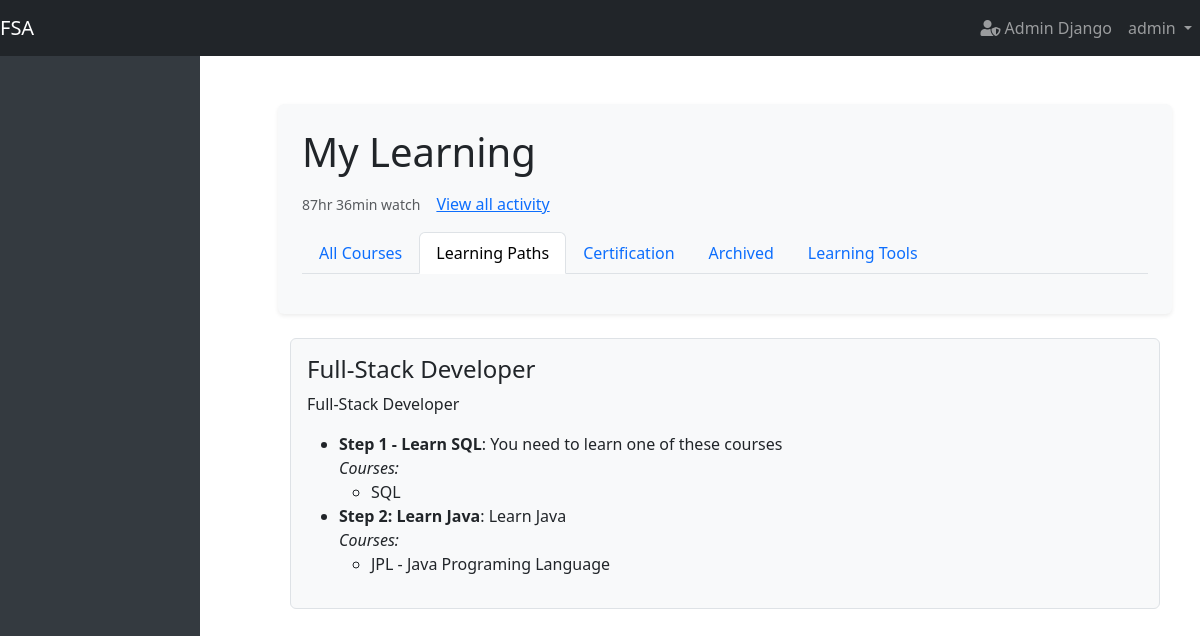
Screenshot of /mylearning/learning-paths/ (signed in) with the database file from the repository.
### user/models.py (models this page shows)
class User(AbstractUser):
    date_joined = models.DateTimeField(auto_now_add=True)
    training_programs = models.ManyToManyField(TrainingProgram, blank=True)
    modules = models.ManyToManyField(Module, related_name='assigned_users', blank=True)
    groups = models.ManyToManyField(
        Group,
        blank=True,
        help_text='The groups this user belongs to.',
        verbose_name='groups',
        related_name='custom_user_groups',
    )
    user_permissions = models.ManyToManyField(
        Permission,
        blank=True,
        help_text='Specific permissions for this user.',
        verbose_name='user permissions',
        related_name='custom_user_permissions',
    )

### learning_path/models.py (models this page shows, shortened)
class LearningPath(models.Model):
    title = models.CharField(max_length=255)
    description = models.TextField(blank=True, null=True)
    creator = models.ForeignKey(settings.AUTH_USER_MODEL, on_delete=models.SET_NULL, null=True, blank=True)
    recommended_count = models.IntegerField(default=0)  # Added recommended_count field
    enrolled_users = models.ManyToManyField(settings.AUTH_USER_MODEL, related_name='enrolled_learning_paths', blank=True)  # Added ManyToManyField for enrolled users

class Step(models.Model):
    title = models.CharField(max_length=255)
    description = models.TextField(blank=True, null=True)
    sequence = models.PositiveIntegerField()  # This defines the order of steps
    learning_path = models.ForeignKey(LearningPath, related_name='steps', on_delete=models.CASCADE)
    courses = models.ManyToManyField(Course, related_name='steps', blank=True)
    class Meta:
        ordering = ['sequence']  # Automatically order steps by their sequence number

### course/models.py (models this page shows, shortened)
class Course(models.Model):
    course_name = models.CharField(max_length=255, unique=True)
    course_code = models.CharField(max_length=20, unique=True, blank=True, null=True)
    description = models.TextField(blank=True, null=True)
    creator = models.ForeignKey(settings.AUTH_USER_MODEL, on_delete=models.SET_NULL, null=True, blank=True, related_name='created_courses')
    instructor = models.ForeignKey(settings.AUTH_USER_MODEL, on_delete=models.SET_NULL, null=True, blank=True, related_name='taught_courses')
    published = models.BooleanField(default=True)
    prerequisites = models.ManyToManyField('self', symmetrical=False, blank=True, related_name='is_prerequisite_for')
    tags = models.ManyToManyField('Tag', blank=True, related_name='courses')
    image = models.ImageField(upload_to='course_images/', null=True, blank=True)

### mylearning/views.py (the view)
# urls.py: path('learning-paths/', learning_paths, name='learning_paths'),  # This will be accessed at /mylearning/learning-paths/
def learning_paths(request):
    learning_paths = LearningPath.objects.filter(creator=request.user)  # Fetching learning paths for the logged-in user
    return render(request, 'learningPaths.html', {'learning_paths': learning_paths})

### mylearning/templates/learningPaths.html (shortened to what this page needs)
{% extends "base.html" %}
{% load static %}
{% block content %}
<link rel="stylesheet" type="text/css" href="{% static 'mylearning.css' %}">
<div class="container bg-light my-4 p-4 rounded shadow-sm">
    <h1 class="mb-3">My Learning</h1>
    <div class="d-flex align-items-center">
        <p class="me-2 text-muted mb-0">
            <small>87hr 36min watch</small>
        </p>
        <a href="#" class="link-primary ms-2">View all activity</a>
    </div>
    {% include "mylearning_tabs.html" %}
</div>
<main class="container">
    <div class="row">
        {% for path in learning_paths %}
            <div class="col-md-12 mb-4">
                <div class="path-content p-3 border rounded bg-light">
                    <h4>{{ path.title }}</h4>
                    <p>{{ path.description }}</p>
                    {% if path.steps.all %}
                        <ul>
                            {% for step in path.steps.all %}
                                <li>
                                    <strong>{{ step.title }}</strong>: {{ step.description }}
                                    <br>
                                    {% if step.courses.all %}
                                        <em>Courses:</em>
                                        <ul>
                                            {% for course in step.courses.all %}
                                                <li>{{ course.course_name }}</li>
                                            {% endfor %}
                                        </ul>
                                    {% endif %}
                                </li>
                            {% endfor %}
                        </ul>
                    {% else %}
                        <p>No steps defined for this learning path.</p>
                    {% endif %}
                </div>
            </div>
        {% empty %}
            <p>You have no learning paths yet.</p>
        {% endfor %}
    </div>
</main>
{% endblock %}

### main/templates/base.html (shortened to what this page needs)
<!DOCTYPE html>
<html lang="en">
<head>
    <link rel="stylesheet" href="https://cdnjs.cloudflare.com/ajax/libs/font-awesome/5.15.4/css/all.min.css">
    <link href="https://cdn.jsdelivr.net/npm/bootstrap@5.3.0-alpha1/dist/css/bootstrap.min.css" rel="stylesheet">
</head>
<body>
    <nav class="navbar navbar-expand-lg navbar-dark bg-dark fixed-top">
        <a class="navbar-brand" href="{% url 'main:home' %}">FSA</a>
        <div class="collapse navbar-collapse" id="navbarNav">
            <ul class="navbar-nav ms-auto">
                {% if request.user.is_authenticated %}
                    <li class="nav-item">
                        <a class="nav-link" href="{% url 'admin:index' %}" target="_blank">
                            <i class="fas fa-user-shield"></i> Admin Django
                        </a>
                    </li>
                    <li class="nav-item dropdown">
                        <a class="nav-link dropdown-toggle" href="#" id="userDropdown" role="button" data-bs-toggle="dropdown" aria-expanded="false">
                            {{ request.user.get_full_name|default:request.user.username }}
                        </a>
                    </li>
                {% else %}
                    <li class="nav-item"><a class="nav-link" href="{% url 'main:register_email' %}">Register</a></li>
                    <li class="nav-item"><a class="nav-link" href="{% url 'main:login' %}">Login</a></li>
                {% endif %}
            </ul>
        </div>
    </nav>
<nav id="sidebar" class="col-md-3 col-lg-2 sidebar d-flex flex-column vh-100">
    <div class="position-sticky pt-3">
        <a class="navbar-brand text-light mb-4" href="{% url 'main:home' %}">FSA</a>
    </div>
</nav>
    <div class="main-content">
        <div class="container-fluid mt-5 pt-3">
            {% block content %}{% endblock %}
        </div>
    </div>
</body>
</html>

### main/templates/base.html (style rules this page uses)
#sidebar { height: 100vh; overflow-y: auto; position: fixed; top: 0; left: 0; background-color: #343a40; transition: background-color 0.3s; }
.main-content { margin-left: 250px; padding: 1rem; }

### rows the page displays
User: user.get_full_name "admin"
LearningPath: title "Full-Stack Developer", description "Full-Stack Developer"
Step: title "Step 1 - Learn SQL", description "You need to learn one of these courses"
Course: course_name "SQL"
Step: title "Step 2: Learn Java", description "Learn Java"
Course: course_name "JPL - Java Programing Language"
